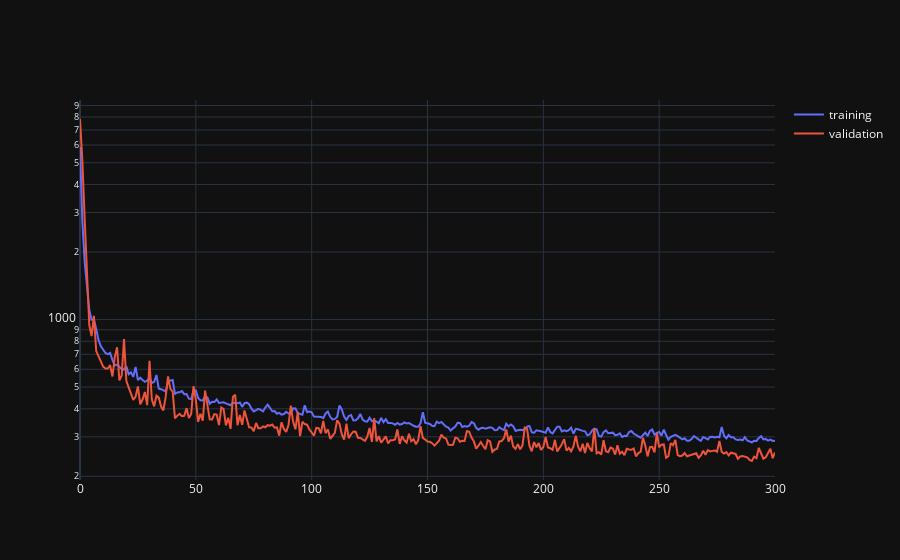

Notebook cell for this chart:
### Code cell
quick_plot(train_losses=train_losses, eval_losses=eval_losses, KLD=None, rec=None)

### Figure 1 — Plotly figure (JSON) as saved in the notebook; plotly's stock layout.template omitted (floating-point values rounded to 4 significant figures; data arrays with more than 128 entries replaced by an {"elided": "..."} marker saying what was removed)
{"data": [{"mode": "lines", "name": "training", "type": "scatter", "x": {"elided": "301 int values"}, "y": {"elided": "301 float values"}}, {"mode": "lines", "name": "validation", "type": "scatter", "x": {"elided": "301 int values"}, "y": {"elided": "301 float values"}}], "layout": {"yaxis": {"type": "log"}}}
